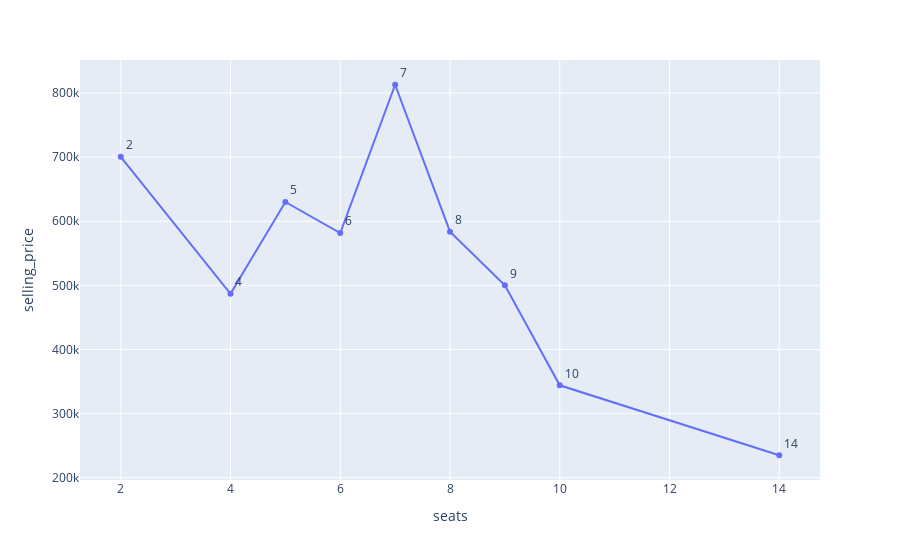

The cell this chart's notebook holds for it:
### Code cell
#observing The impact of seats on the price of car
avg_price_for_seats = df1.groupby("seats").selling_price.mean().reset_index()
fig = px.line(avg_price_for_seats, x='seats', y='selling_price', text="seats")
fig.update_traces(textposition="top right")
fig.show()

### Figure 1 — Plotly figure (JSON) as saved in the notebook; plotly's stock layout.template omitted (floating-point values rounded to 4 significant figures)
{"data": [{"hovertemplate": "seats=%{text}<br>selling_price=%{y}<extra></extra>", "legendgroup": "", "line": {"color": "#636efa", "dash": "solid"}, "marker": {"symbol": "circle"}, "mode": "markers+lines+text", "name": "", "orientation": "v", "showlegend": false, "text": [2, 4, 5, 6, 7, 8, 9, 10, 14], "textposition": "top right", "type": "scatter", "x": [2, 4, 5, 6, 7, 8, 9, 10, 14], "xaxis": "x", "y": [700500, 486800.0, 630000.0, 581600.0, 812900.0, 583700.0, 500100.0, 344100.0, 235000], "yaxis": "y"}], "layout": {"legend": {"tracegroupgap": 0}, "margin": {"t": 60}, "xaxis": {"anchor": "y", "domain": [0, 1], "title": {"text": "seats"}}, "yaxis": {"anchor": "x", "domain": [0, 1], "title": {"text": "selling_price"}}}}
